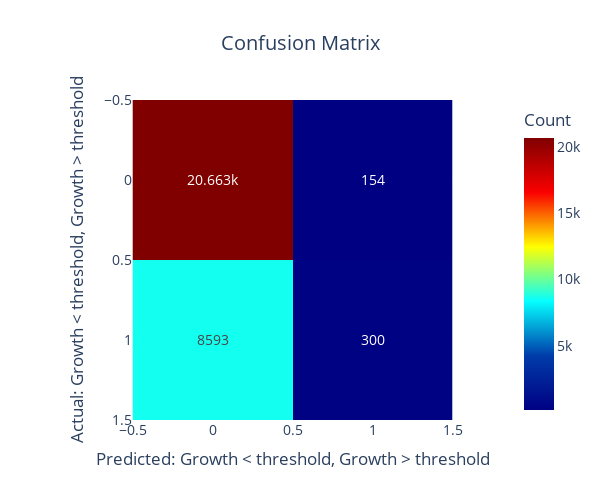

The cell this chart's notebook holds for it:
### Code cell
from sklearn.metrics import confusion_matrix

# Compute the confusion matrix
conf_matrix = confusion_matrix(y_test_2yr, predictions)

# Create a heatmap with Plotly
fig = px.imshow(conf_matrix,
                text_auto=True,
                color_continuous_scale='Jet',
                labels=dict(x="Predicted Label", y="Actual Label", color="Count"),
                title="Confusion Matrix",
                width=600, height=500)

# Update axes titles and layout
fig.update_layout(
    xaxis_title="Predicted: Growth < threshold, Growth > threshold",
    yaxis_title="Actual: Growth < threshold, Growth > threshold",
    title_x=0.5,  # Center the title
    font=dict(size=14),  # Increase the font size for better readability
)

# Show the plot
fig.show()

### Figure 1 — Plotly figure (JSON) as saved in the notebook; plotly's stock layout.template omitted (floating-point values rounded to 4 significant figures)
{"data": [{"coloraxis": "coloraxis", "hovertemplate": "Predicted Label: %{x}<br>Actual Label: %{y}<br>Count: %{z}<extra></extra>", "name": "0", "texttemplate": "%{z}", "type": "heatmap", "xaxis": "x", "yaxis": "y", "z": [[20663, 154], [8593, 300]]}], "layout": {"coloraxis": {"colorbar": {"title": {"text": "Count"}}, "colorscale": [[0, "rgb(0,0,131)"], [0.2, "rgb(0,60,170)"], [0.4, "rgb(5,255,255)"], [0.6, "rgb(255,255,0)"], [0.8, "rgb(250,0,0)"], [1, "rgb(128,0,0)"]]}, "font": {"size": 14}, "height": 500, "title": {"text": "Confusion Matrix", "x": 0.5}, "width": 600, "xaxis": {"anchor": "y", "constrain": "domain", "domain": [0, 1], "scaleanchor": "y", "title": {"text": "Predicted: Growth < threshold, Growth > threshold"}}, "yaxis": {"anchor": "x", "autorange": "reversed", "constrain": "domain", "domain": [0, 1], "title": {"text": "Actual: Growth < threshold, Growth > threshold"}}}}
